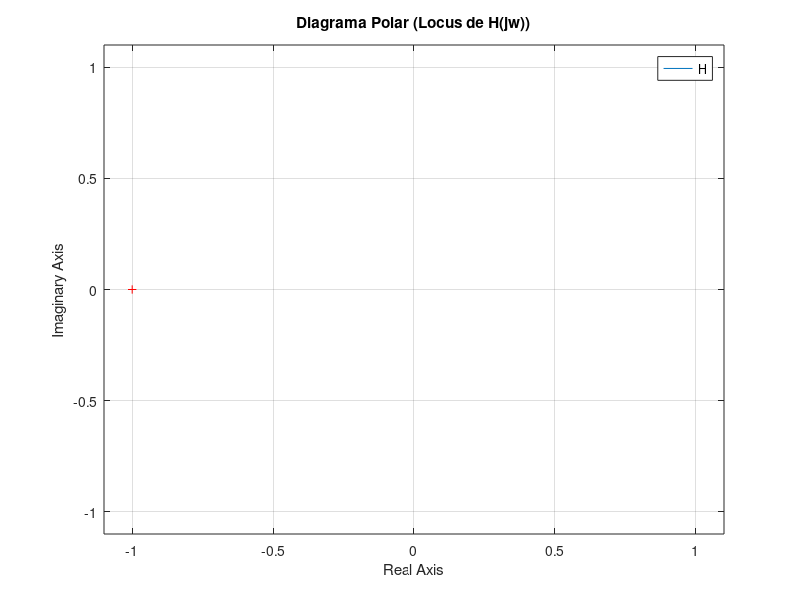

MATLAB code for this plot:
% Script de Análisis de Función de Transferencia Universal
clear; clc; close all;
try
    pkg load control;
catch
    warning('Paquete "control" no cargado. Puede fallar en Octave.');
end

fprintf('=== Análisis de H(s) Asintótico (Repo: bodas) ===\n\n');
fprintf('Ingrese los polinomios de la Función H(s).\n');
fprintf('Ejemplo: para s^2 + 200s + 6400, ingrese [1 200 6400]\n\n');

num = input('Ingrese el vector del NUMERADOR: ');
den = input('Ingrese el vector del DENOMINADOR: ');
H = tf(num, den);

fprintf('\n--- FUNCIÓN DE TRANSFERENCIA H(s) INGRESADA: ---\n');
display(H);

fprintf('Ejecutando bodas.m para el Diagrama Asintótico...\n');
try
    [G_out, w] = bodas(H);
    fprintf('¡Diagramas de Bode generados!\n');
catch err
    fprintf('\n[ERROR] No se pudo ejecutar bodas().\n');
    fprintf('Verifique que "bodas.m" esté en esta carpeta.\n');
    fprintf('Mensaje: %s\n', err.message);
end

fprintf('\nGenerando Diagrama Polar...\n');
figure('Name', 'Diagrama Polar de H(s)'); 
nyquist(H); grid on; title('Diagrama Polar (Locus de H(jw))');

fprintf('\nAnálisis finalizado. Revise las figuras.\n');
